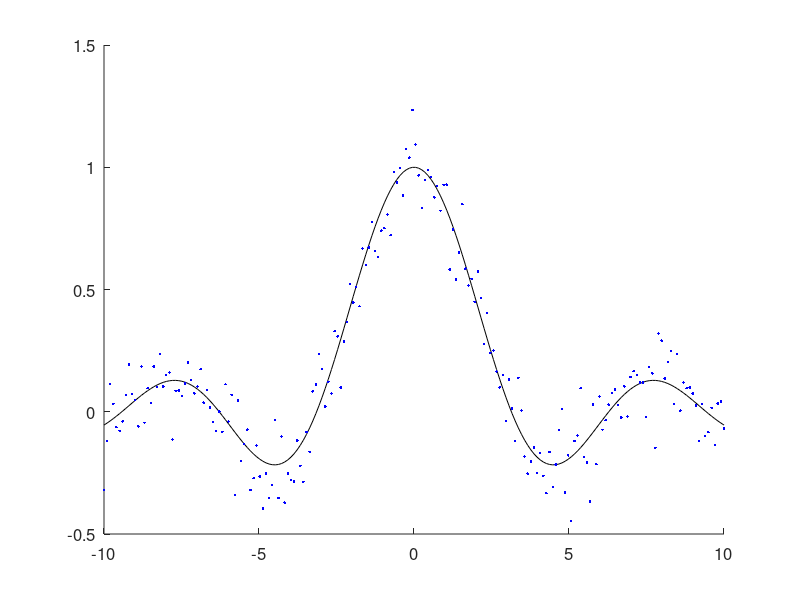

Write MATLAB code to recreate this figure. (Note: this script raises an error after producing the figure.)
close all;
clear all;
clc;

%% Generate the data

% Fix the random seed for reproductibility of results
rseed = 1; % choose a seed
rand('state', rseed);
randn('state', rseed);

% Set default values for data
data.N = 200;                   % number of samples
data.D =    1;                     % dimension of data
data.scale = 10;                % scale of dimensions
data.noise = 0.1;               % scale of noise
data.noiseType = 'gauss';       % type of noise ('gauss' or 'unif')

% Generate sampling space
if data.D==1
    x = [-1:2/(data.N-1):1]'*data.scale;
else
    sqrtN = floor(sqrt(data.N));
    N = sqrtN*sqrtN;
    x = data.scale*[0:sqrtN-1]'/sqrtN;
    [gx, gy]= meshgrid(x);
    x = [gx(:) gy(:)];
end

% Generate latent and target data
if data.D==1,
    y = sin(abs(x))./abs(x);
else
    y = sin(sqrt(sum(x.^2,2)))./sqrt(sum(x.^2,2));
end

switch lower(data.noiseType)
    case 'gauss',
        t = y + randn(size(x,1),1)*data.noise;
    case 'unif',
        t = y + (-data.noise + 2*rand(size(x,1),1)*data.noise);
    otherwise,
        error('Unrecognized noise type: %s', data.noiseType);
end
% Plot settings

COL_sinc = 'k';     % color of the actual function
COL_data = 'b';     % color of the real data
COL_pred = 'r';     % color of the prediction
COL_rv = 'k';       % color of the relevance vectors

%% Plot the data and actual function
figure(1)
whitebg(1,'w')
clf
hold on
if data.D==1,
    plot(x, y,'-', 'Color', COL_sinc);
    plot(x, t, '.', 'Color', COL_data);
else
    mesh(gx, gy, reshape(y,size(gx)), 'edgecolor', COL_sinc, 'facecolor', COL_sinc);
    mesh(gx, gy, reshape(t,size(gx)), 'edgecolor', COL_sinc, 'facecolor' ,COL_data);
end

set(gca,'FontSize',12)
drawnow
%% Do SVR on the data

% Perform a scaling of the data (normalisation)
x_svm = (x - repmat(min(x,[],1),size(x,1),1))*spdiags(1./(max(x,[],1)-min(x,[],1))',0,size(x,2),size(x,2));

% Train the model on the data
OPTIONS.svr_type        = 0;            % 0: epsilon-SVR / 1: nu-SVR
OPTIONS.kernel_type     = 2;            % 1: linear / 2: gaussian / 3: polyN / 4: precomputed kernel matrix
OPTIONS.kernel          = 'gaussian';   % kernel type, used for custom basis matrix
OPTIONS.C               = 50;           % penalty factor (default 1)
OPTIONS.nu              = 0.05;         % nu parameter (default 1)
OPTIONS.epsilon         = 0.1;          % epsilon parameter (default 0.1)
OPTIONS.tolerance       = 0.001;        % tolerance of termination criterion (default 0.001)
OPTIONS.lengthScale     = 0.2;          % lengthscale parameter (~std dev for gaussian kernel)
OPTIONS.probabilities   = 0;            % whether to train a SVR model for probability estimates, 0 or 1 (default 0);
OPTIONS.useBias         = 0;            % add bias to the model (for custom basis matrix)

% Train the model
MODEL = svr_train(t, x_svm, OPTIONS);

% Proceed to prediction (using toolbox function)
[y_svm, errors, ~] = svmpredict(t, x_svm, MODEL);

%% Do SVR on data using svmregressor
[y_svm] = svm_regressor(x_svm, t, OPTIONS, MODEL);

%% Plot the results
figure(1)
if data.D==1,
    plot(x, y_svm,'-','LineWidth', 1, 'Color', COL_pred);
    plot(x(MODEL.sv_indices), t(MODEL.sv_indices),'o', 'Color', COL_rv);
else
    mesh(gx, gy, reshape(y_svm,size(gx)), 'edgecolor', COL_sinc, 'facecolor', COL_sinc);
    plot3(x(MODEL.sv_indices,1), x(MODEL.sv_indices,2), t(MODEL.sv_indices), 'Color' ,COL_rv);
end
drawnow
legend('Actual Model', 'Datapoints', 'Regression', 'Support Vectors', 'Location', 'NorthWest')
